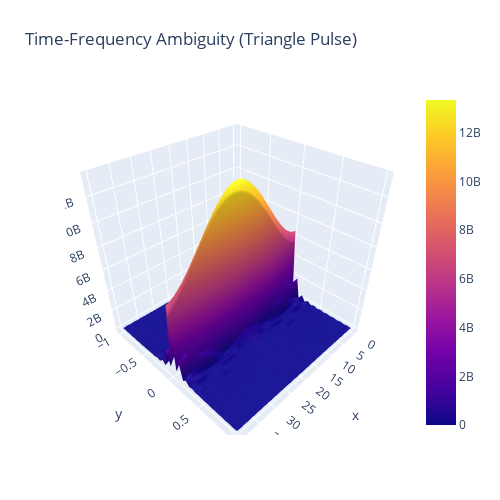

The code cell stored with this chart in its notebook:
### Code cell
compute_ambiguity(S_tri[20:60],'Time-Frequency Ambiguity (Triangle Pulse)')

### Figure 1 — Plotly figure (JSON) as saved in the notebook; plotly's stock layout.template omitted (floating-point values rounded to 4 significant figures; data arrays with more than 128 entries replaced by an {"elided": "..."} marker saying what was removed)
{"data": [{"type": "surface", "x": [0, 1.026, 2.051, 3.077, 4.103, 5.128, 6.154, 7.179, 8.205, 9.231, 10.26, 11.28, 12.31, 13.33, 14.36, 15.38, 16.41, 17.44, 18.46, 19.49, 20.51, 21.54, 22.56, 23.59, 24.62, 25.64, 26.67, 27.69, 28.72, 29.74, 30.77, 31.79, 32.82, 33.85, 34.87, 35.9, 36.92, 37.95, 38.97, 40], "y": [-1, -0.9487, -0.8974, -0.8462, -0.7949, -0.7436, -0.6923, -0.641, -0.5897, -0.5385, -0.4872, -0.4359, -0.3846, -0.3333, -0.2821, -0.2308, -0.1795, -0.1282, -0.07692, -0.02564, 0.02564, 0.07692, 0.1282, 0.1795, 0.2308, 0.2821, 0.3333, 0.3846, 0.4359, 0.4872, 0.5385, 0.5897, 0.641, 0.6923, 0.7436, 0.7949, 0.8462, 0.8974, 0.9487, 1], "z": {"elided": "40x40 float values"}}], "layout": {"autosize": true, "height": 500, "margin": {"b": 65, "l": 65, "r": 50, "t": 90}, "title": {"text": "Time-Frequency Ambiguity (Triangle Pulse)"}, "width": 500}}
